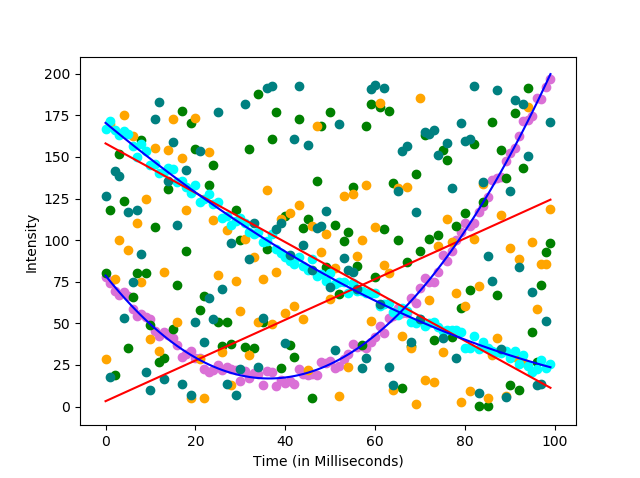

Source code (Python):
# -*- coding: utf-8 -*-
"""
Created on Fri Nov  2 13:30:14 2018

@author: cipher
"""
# Spirit Animal: ApricotZebra

# Date Edited: 11/08/2018 

# Challenge #5

# Sources Consulted: Class Wiki

import numpy as np
import matplotlib.pyplot as plt



file = open('ApricotZebra.csv', 'r')
data = file.read()
data = data.split('\n')


f = {}
corrilation = []
x_line = []
y_line  = []
yp   = []
corr = []
actual = {}
colors = ['orchid', 'green', 'orange', 'aqua', 'teal']




for index in range(len(data)):
    data[index] = data[index].split(',')
    
data.pop()

# Append frequencies and their time and intensities to the dictionary 
for index in range(len(data)):
    time = np.float32(data[index][0])
    freq = np.float32(data[index][1])
    amp  = np.float32(data[index][2])   
    if freq in f:
        f[freq][0].append(time)
        f[freq][1].append(amp)
    else:
        f[freq] = [[time],[amp],[]]
index = 0
for key in f:
    plt.scatter(f[key][0],f[key][1], c = colors[index])
    index += 1
    cor = np.corrcoef(f[key][0], f[key][1])
    f[key][2].append(cor[0][1])
    corr.append(f[key][2][0])


# To find correlated data, minimum and maximum since one of the data set is negatively correlated and one of them is positively correlated
    
min_corr = min(corr)
max_corr = max(corr)


# Add the actual data set for regression analysis
for key in f:
    if f[key][2][0] == max_corr or f[key][2][0] == min_corr:
        actual[key] = f[key]

# Find the linear regression of each of the data set
        
for key in actual:    
        x = actual[key][0]
        y = actual[key][1]
        corr = np.float32(actual[key][2])
        m = corr * np.std(y)/np.std(x)
        b = np.mean(y) - np.mean(x)*m
        x1 = range(0,len(x))
        for index in range(len(x1)):
            x_line.append(x1[index])
            y_line.append(m*x1[index] + b)
        
        plt.plot(x_line, y_line, c='red')        
        x_line = []
        y_line = []
        
# Polynomial regression using numpy's polyfit and polyval

for key in actual:
        x = actual[key][0]
        y = actual[key][1]
        model_params = np.polyfit(x, y, 2)
        xp = range(0, len(x))
        yp.append(np.polyval(model_params, xp)) 
                   
plt.plot(xp, yp[0],yp[1], c= 'blue')               
plt.xlabel("Time (in Milliseconds)")
plt.ylabel("Intensity")
plt.show()
